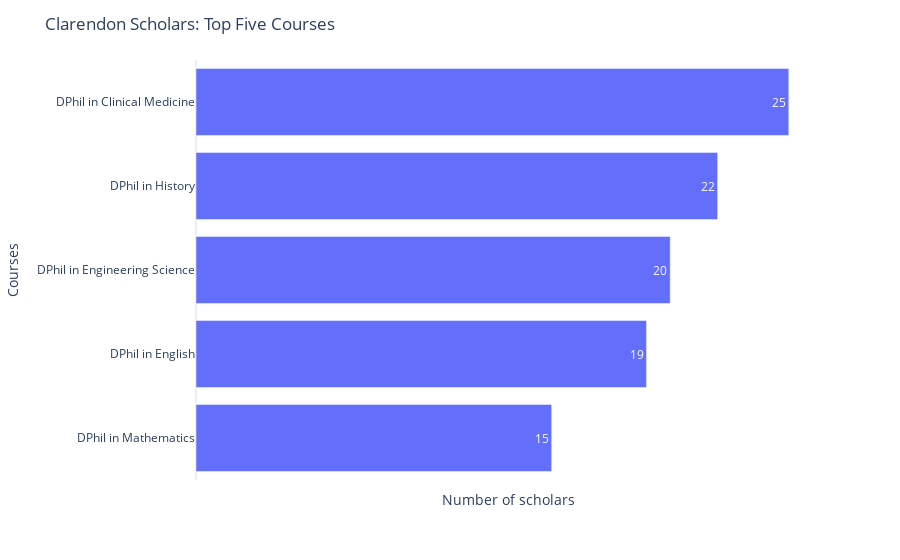

Here is the notebook cell this chart was saved with:
### Markdown cell above
**c. Clarendon Scholars by Course**

### Code cell
scholar_count_course = scholar_data["Course"].value_counts()[:5]
create_barchart(scholar_count_course, "Courses", "Clarendon Scholars: Top Five Courses")

### Figure 1 — Plotly figure (JSON) as saved in the notebook; plotly's stock layout.template omitted (floating-point values rounded to 4 significant figures)
{"data": [{"alignmentgroup": "True", "hovertemplate": "x=%{x}<br>index=%{y}<br>text=%{text}<extra></extra>", "legendgroup": "", "marker": {"color": "#636efa", "pattern": {"shape": ""}}, "name": "", "offsetgroup": "", "orientation": "h", "showlegend": false, "text": [25, 22, 20, 19, 15], "textposition": "inside", "type": "bar", "x": [25, 22, 20, 19, 15], "xaxis": "x", "y": ["DPhil in Clinical Medicine", "DPhil in History", "DPhil in Engineering Science", "DPhil in English", "DPhil in Mathematics"], "yaxis": "y"}], "layout": {"barmode": "relative", "legend": {"tracegroupgap": 0}, "margin": {"t": 60}, "title": {"text": "Clarendon Scholars: Top Five Courses"}, "uniformtext": {"minsize": 8, "mode": "hide"}, "xaxis": {"anchor": "y", "domain": [0, 1], "showgrid": false, "showticklabels": false, "title": {"text": "Number of scholars"}}, "yaxis": {"anchor": "x", "categoryorder": "total ascending", "domain": [0, 1], "title": {"text": "Courses"}}}}
